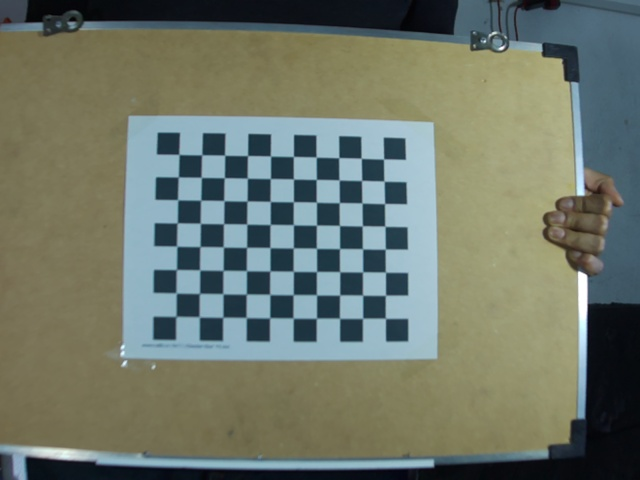
#> input picture Tesis-Proyecto/data/ArUcocalib/frame_calib_1.jpg, 640 x 480 px; its folder holds only this picture in this run
$ python Calib_ArUco.py
#> lines starting #> are read from the running program, lines starting #| are printed output that depends on the picture; after the words box and inside, x2 and y2 are one past the last pixel; in counts of white or black regions, pixels touching at a corner belong together; long printed decimals are rounded
import numpy as np
import cv2
import glob

# Parametros del tablero (Esquinas internas: donde se cruzan los cuadros negros y blancos)
columnas_internas = 10
filas_internas = 8
cuadro_size_mm = 15

# Criterios de terminacion para la optimizacion (CORREGIDO)
criteria = (cv2.TERM_CRITERIA_EPS + cv2.TERM_CRITERIA_MAX_ITER, 30, 0.001)

# Preparar los puntos de objeto (0,0,0), (15,0,0), (30,0,0),...
objp = np.zeros((filas_internas * columnas_internas, 3), np.float32)
# Generamos la malla adaptada correctamente a las dimensiones
objp[:, :2] = np.mgrid[0:columnas_internas, 0:filas_internas].T.reshape(-1, 2)
objp *= cuadro_size_mm

objpoints = []  # Puntos 3D en el mundo real
imgpoints = []  # Puntos 2D en el plano de la imagen

# Cargar las imagenes de calibracion con la ruta correcta
ruta_carpeta = '/home/pacon/Tesis_pacon/Jupyter/Tesis-Proyecto/data/ArUcocalib/'
imagenes = glob.glob(ruta_carpeta + 'frame_calib_*.jpg')

if len(imagenes) == 0:
    print("Error: No se encontraron imágenes con el patrón 'frame_calib_*.jpg'")
    exit()

shape_imagen = None

for frame in imagenes:
    img = cv2.imread(frame)
#> img is the input picture: shape (480, 640, 3); mean B, G, R 106.2, 119.1, 110.8
    if img is None:
        continue

    gray = cv2.cvtColor(img, cv2.COLOR_BGR2GRAY)
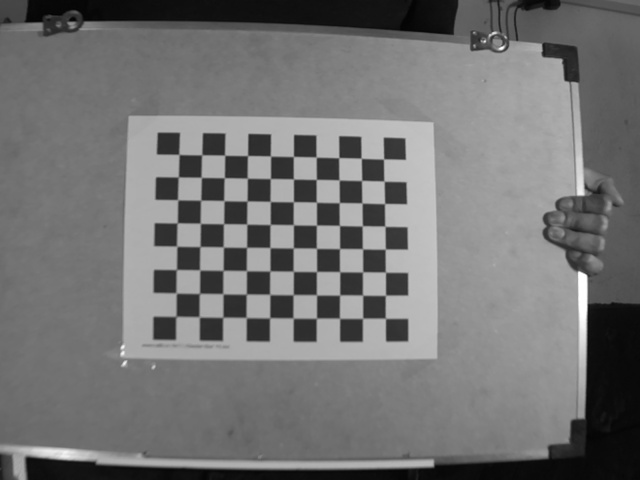
#> gray: shape (480, 640); min 2, max 255, mean 115.1
    shape_imagen = gray.shape[::-1]  # Guardamos el tamaño (ancho, alto)
#> shape_imagen = (640, 480)

    # Buscar las esquinas del tablero
    ret, corners = cv2.findChessboardCorners(gray, (columnas_internas, filas_internas), None)
#> ret = True; corners = 80 rows, first 8: [178.9, 154.4], [201.8, 154.7], [224.7, 155.2], [247.6, 155.5], [270.6, 156], [293.5, 156.4], [316.2, 157.1], [338.9, 157.6]

    if ret == True:
        objpoints.append(objp)
        # Refinar las coordenadas de las esquinas para mayor precision
        corners2 = cv2.cornerSubPix(gray, corners, (11, 11), (-1, -1), criteria)
#> corners2 = 80 rows, first 8: [178.9, 154.4], [201.7, 154.8], [224.6, 155.2], [247.5, 155.6], [270.5, 156], [293.4, 156.5], [316.2, 157.1], [338.7, 157.7]
        imgpoints.append(corners2)

        # Opcional: Dibujar y mostrar las esquinas
        cv2.drawChessboardCorners(img, (columnas_internas, filas_internas), corners2, ret)
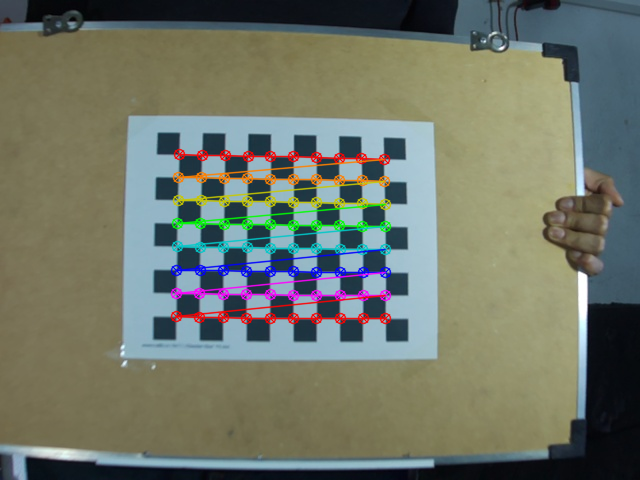
#> img: shape (480, 640, 3); 4.9% of pixels changed, all inside (x1, y1, x2, y2) = (170, 148, 392, 325)
        cv2.imshow('Calibrando...', img)
        cv2.waitKey(500)

# Al terminar el bucle, cerramos las ventanas de muestra
cv2.destroyAllWindows()

# --- LA CALIBRACIÓN VA AQUÍ (FUERA DEL BUCLE) ---
if len(objpoints) > 0:
    print(f"Procesando calibración con {len(objpoints)} imágenes válidas...")
    ret, mtx, dist, rvecs, tvecs = cv2.calibrateCamera(objpoints, imgpoints, shape_imagen, None, None)
#> ret = 0.0805; mtx = [[878.5, 0, 351], [0, 894.8, 276.2], [0, 0, 1]]; dist = [[-0.74, 6.25, -0.0287, -0.0368, -53.86]]; rvecs = ([-0.141, -0.0787, 0.00183],); tvecs = ([-112.4, -77.87, 574],)
    print("\n--- RESULTADOS DE LA CALIBRACIÓN ---")
    print("Matriz Intrínseca (mtx):\n", mtx)
#| Matriz Intrínseca (mtx):
#|  [[878.518   0.         351.007 ]
#|  [  0.         894.819 276.195]
#|  [  0.           0.           1.        ]]
    print("\nCoeficientes de Distorsión (dist):\n", dist)
#| Coeficientes de Distorsión (dist):
#|  [[-7.40006100e-01  6.24529894e+00 -2.86850045e-02 -3.67780289e-02
#|   -5.38616433e+01]]
    print(f"\nError de reproyección total: {ret}")
#| Error de reproyección total: 0.08055
else:
    print("Error: No se pudieron detectar las esquinas en ninguna de las imágenes.")

'''
Procesando calibración con 33 imágenes válidas...

--- RESULTADOS DE LA CALIBRACIÓN ---
Matriz Intrínseca (mtx):
 [[918.7465565    0.         270.87358098]
 [  0.         920.61622722 223.78382511]
 [  0.           0.           1.        ]]

Coeficientes de Distorsión (dist):
 [[-0.50478208  0.86612519  0.00573664  0.00325532 -2.1152841 ]]

Error de reproyección total: 1.909683550439653
'''

$ run again, on Tesis-Proyecto/data/ArUcocalib/frame_calib_13.jpg
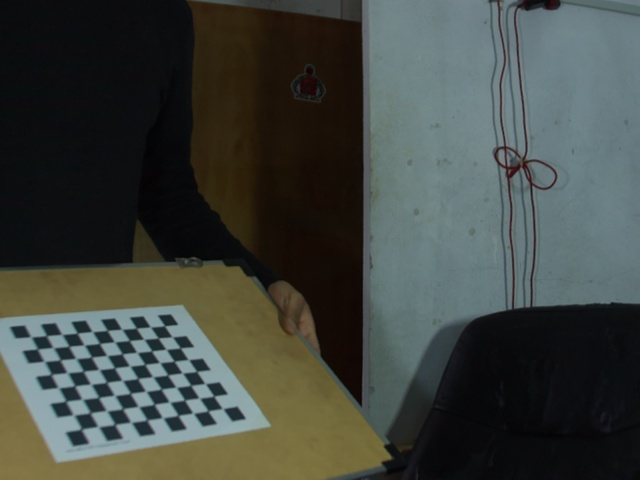
#> input picture Tesis-Proyecto/data/ArUcocalib/frame_calib_13.jpg, 640 x 480 px
#> img is the input picture: shape (480, 640, 3); mean B, G, R 64.4, 69.7, 64.9
#> `gray = cv2.cvtColor(img, cv2.COLOR_BGR2GRAY)`:
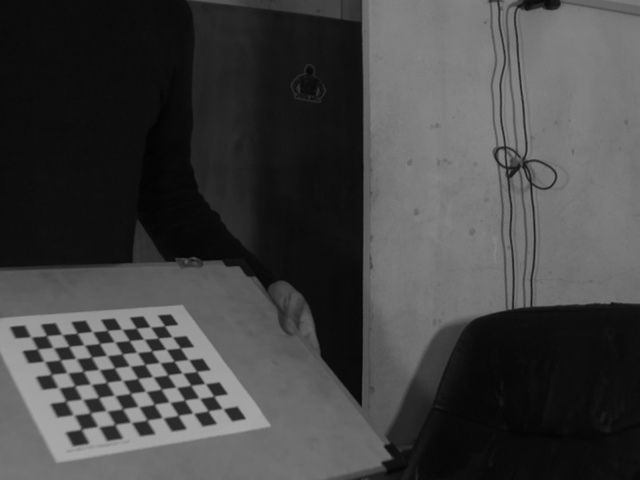
#> gray: shape (480, 640); min 3, max 169, mean 67.6
#> `ret, corners = cv2.findChessboardCorners(gray, (columnas_internas, fil..`: ret = True; corners = 80 rows, first 8: [30.29, 336.4], [46.33, 335.6], [61.92, 334.3], [77.05, 333.1], [92.35, 331.5], [107.3, 330.3], [121.9, 329.4], [136.2, 328.1]
#> corners2 = 80 rows, first 8: [34.52, 343.6], [43.3, 332.1], [66.47, 341], [73.99, 329.8], [96.77, 338.3], [103.2, 327.1], [121.9, 329.4], [143.5, 333.6]
#> `cv2.drawChessboardCorners(img, (columnas_internas, filas_internas), co..`:
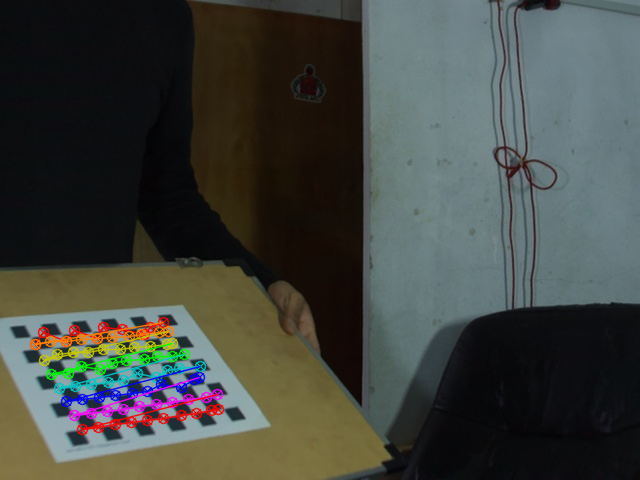
#> img: shape (480, 640, 3); 3.44% of pixels changed, all inside (x1, y1, x2, y2) = (29, 316, 225, 436)
#> `ret, mtx, dist, rvecs, tvecs = cv2.calibrateCamera(objpoints, imgpoint..`: ret = 3.7; mtx = [[715.8, 0, 295.8], [0, 505.6, 234.6], [0, 0, 1]]; dist = [[2.26, -9.57, 0.615, -0.0938, -99.23]]; rvecs = ([-0.867, -0.96, -0.316],); tvecs = ([-186.2, 74.15, 642],)
#| Matriz Intrínseca (mtx):
#|  [[715.752   0.         295.816]
#|  [  0.         505.570 234.600]
#|  [  0.           0.           1.        ]]
#| Coeficientes de Distorsión (dist):
#|  [[ 2.25993671e+00 -9.56686484e+00  6.15085966e-01 -9.38071360e-02
#|   -9.92260113e+01]]
#| Error de reproyección total: 3.700

$ run again, on Tesis-Proyecto/data/ArUcocalib/frame_calib_14.jpg
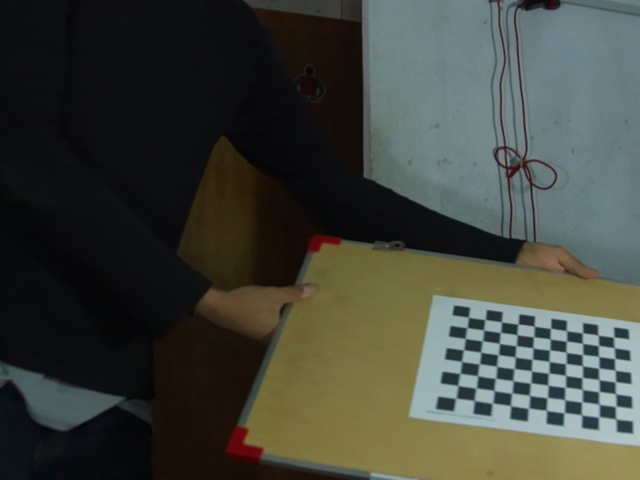
#> input picture Tesis-Proyecto/data/ArUcocalib/frame_calib_14.jpg, 640 x 480 px
#> img is the input picture: shape (480, 640, 3); mean B, G, R 59.3, 67.2, 64.3
#> `gray = cv2.cvtColor(img, cv2.COLOR_BGR2GRAY)`:
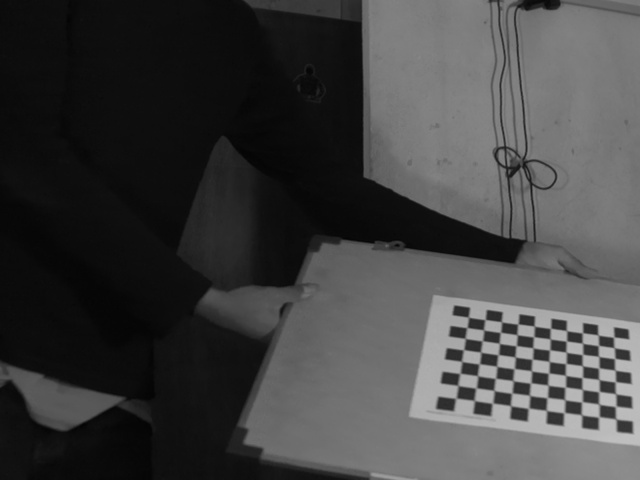
#> gray: shape (480, 640); min 4, max 193, mean 65.4
#> `ret, corners = cv2.findChessboardCorners(gray, (columnas_internas, fil..`: ret = True; corners = 80 rows, first 8: [468.3, 317], [485.2, 319.6], [501.5, 321.9], [518, 323.9], [534.3, 326.1], [550.6, 328.3], [566.5, 330.6], [582.5, 332.8]
#> corners2 = 80 rows, first 8: [467.5, 322.4], [484.6, 324.7], [500.7, 327], [517.6, 329.4], [533.7, 331.4], [550.6, 333.6], [566.2, 335.9], [582.6, 338.1]
#> `cv2.drawChessboardCorners(img, (columnas_internas, filas_internas), co..`:
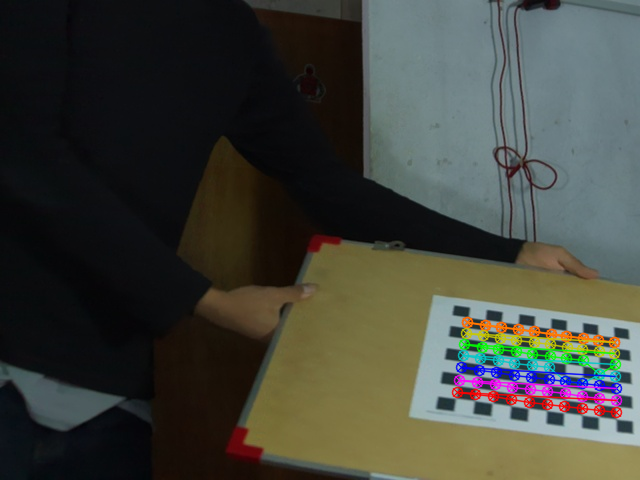
#> img: shape (480, 640, 3); 3.2% of pixels changed, all inside (x1, y1, x2, y2) = (451, 316, 623, 419)
#> `ret, mtx, dist, rvecs, tvecs = cv2.calibrateCamera(objpoints, imgpoint..`: ret = 3.17; mtx = [[280.1, 0, 279.2], [0, 100.6, 273.8], [0, 0, 1]]; dist = [[0.742, -0.166, -0.107, -0.198, 0.0187]]; rvecs = ([-0.259, -0.205, 0.363],); tvecs = ([177.2, 111.5, 232.2],)
#| Matriz Intrínseca (mtx):
#|  [[280.088   0.         279.233]
#|  [  0.         100.564 273.800]
#|  [  0.           0.           1.        ]]
#| Coeficientes de Distorsión (dist):
#|  [[ 0.7416 -0.1656 -0.1074  -0.1978    0.01871]]
#| Error de reproyección total: 3.169

$ run again, on Tesis-Proyecto/data/ArUcocalib/frame_calib_15.jpg
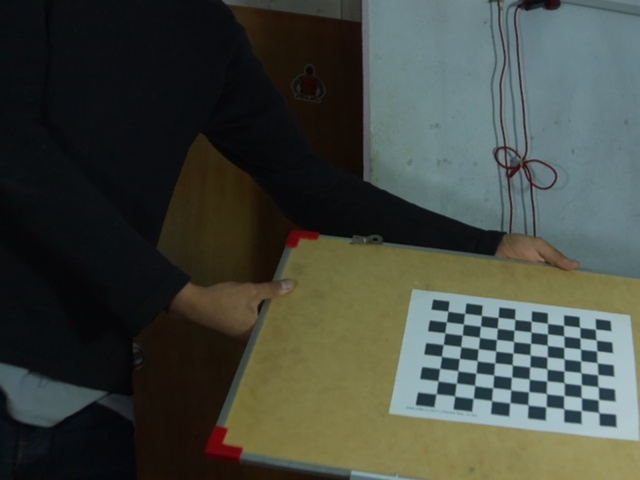
#> input picture Tesis-Proyecto/data/ArUcocalib/frame_calib_15.jpg, 640 x 480 px
#> img is the input picture: shape (480, 640, 3); mean B, G, R 63.2, 71.2, 66.3
#> `gray = cv2.cvtColor(img, cv2.COLOR_BGR2GRAY)`:
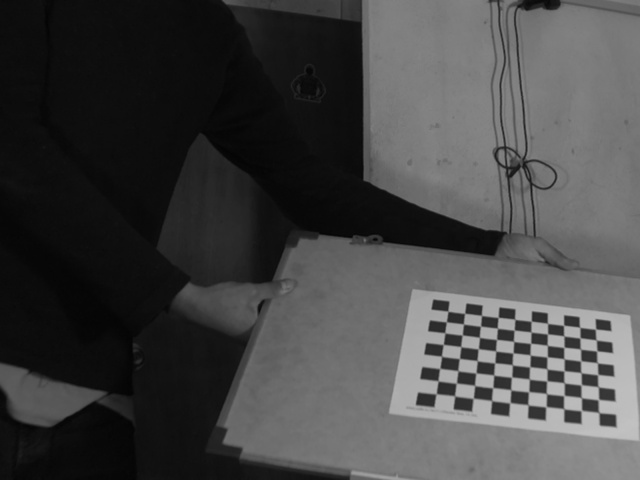
#> gray: shape (480, 640); min 3, max 195, mean 68.8
#> `ret, corners = cv2.findChessboardCorners(gray, (columnas_internas, fil..`: ret = True; corners = 80 rows, first 8: [447.9, 311.3], [464.7, 313.4], [481.5, 315.5], [498.3, 317.4], [514.9, 319.4], [531.4, 321.2], [547.6, 323.4], [563.7, 325.3]
#> corners2 = 80 rows, first 8: [446.9, 316.5], [464.2, 318.8], [480.7, 320.9], [497.9, 322.7], [514.2, 324.7], [531.4, 326.6], [547.2, 328.7], [563.9, 330.5]
#> `cv2.drawChessboardCorners(img, (columnas_internas, filas_internas), co..`:
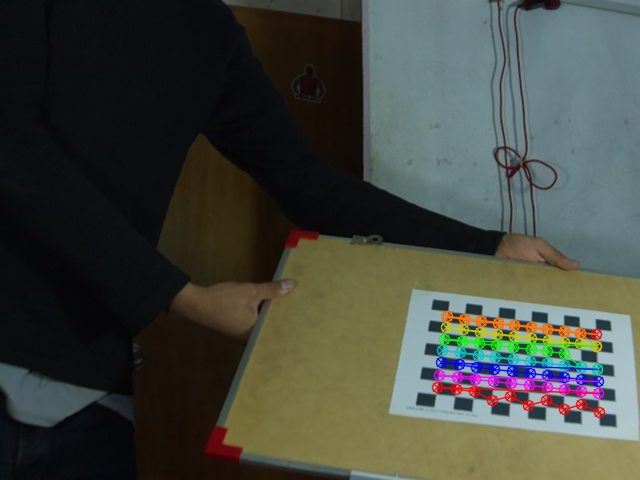
#> img: shape (480, 640, 3); 3.16% of pixels changed, all inside (x1, y1, x2, y2) = (431, 310, 606, 419)
#> `ret, mtx, dist, rvecs, tvecs = cv2.calibrateCamera(objpoints, imgpoint..`: ret = 3.08; mtx = [[248.9, 0, 275.2], [0, 83.02, 278.8], [0, 0, 1]]; dist = [[0.722, -0.132, -0.106, -0.233, 0.0125]]; rvecs = ([-0.233, -0.18, 0.348],); tvecs = ([165.5, 90.93, 194.4],)
#| Matriz Intrínseca (mtx):
#|  [[248.873    0.         275.196]
#|  [  0.          83.024 278.840]
#|  [  0.           0.           1.        ]]
#| Coeficientes de Distorsión (dist):
#|  [[ 0.7218 -0.1323 -0.1061 -0.233  0.01249]]
#| Error de reproyección total: 3.079

$ run again, on Tesis-Proyecto/data/ArUcocalib/frame_calib_10.jpg
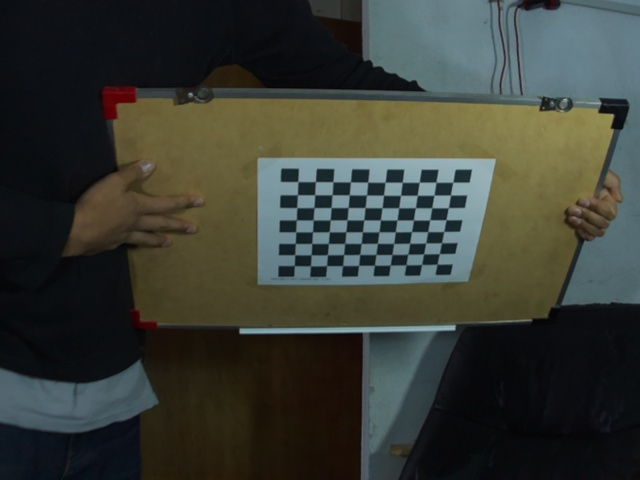
#> input picture Tesis-Proyecto/data/ArUcocalib/frame_calib_10.jpg, 640 x 480 px
#> img is the input picture: shape (480, 640, 3); mean B, G, R 52.6, 59.9, 56.6
#> `gray = cv2.cvtColor(img, cv2.COLOR_BGR2GRAY)`:
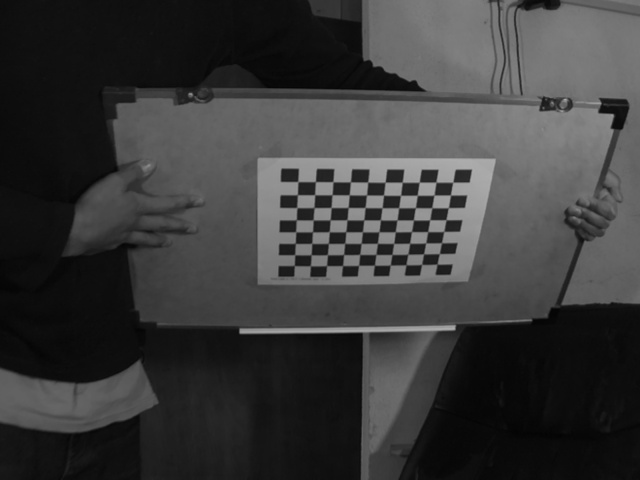
#> gray: shape (480, 640); min 3, max 174, mean 58
#> `ret, corners = cv2.findChessboardCorners(gray, (columnas_internas, fil..`: ret = True; corners = 80 rows, first 8: [297.9, 181.5], [315.4, 181.6], [332.9, 181.6], [350.4, 181.8], [367.6, 182], [385.1, 182.2], [402.1, 182.1], [419.3, 182.2]
#> corners2 = 80 rows, first 8: [297.8, 181.6], [315.3, 181.6], [333, 181.7], [350.4, 181.9], [367.8, 182.1], [385, 182.3], [402.3, 182.3], [419.1, 182.2]
#> `cv2.drawChessboardCorners(img, (columnas_internas, filas_internas), co..`:
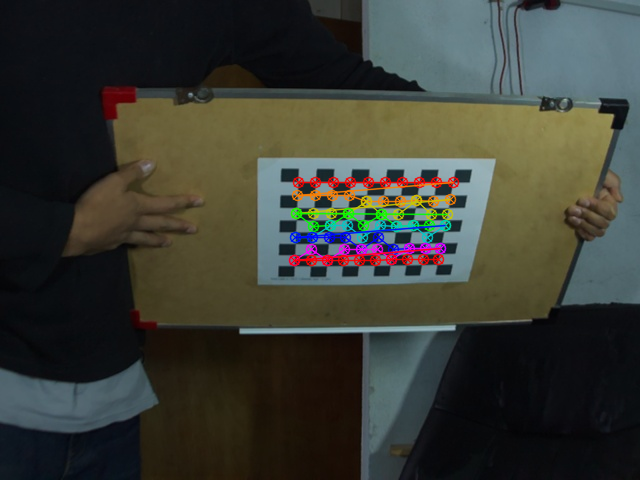
#> img: shape (480, 640, 3); 2.93% of pixels changed, all inside (x1, y1, x2, y2) = (288, 176, 460, 267)
#> `ret, mtx, dist, rvecs, tvecs = cv2.calibrateCamera(objpoints, imgpoint..`: ret = 4.63; mtx = [[312.8, 0, 248.8], [0, 176.3, 258.4], [0, 0, 1]]; dist = [[1.92, -2.63, 0.134, -0.248, 1.74]]; rvecs = ([0.362, -0.172, -0.0481],); tvecs = ([41.17, -95.69, 225.9],)
#| Matriz Intrínseca (mtx):
#|  [[312.785   0.         248.758]
#|  [  0.         176.347 258.443]
#|  [  0.           0.           1.        ]]
#| Coeficientes de Distorsión (dist):
#|  [[ 1.922 -2.626  0.134 -0.2476  1.740]]
#| Error de reproyección total: 4.628
